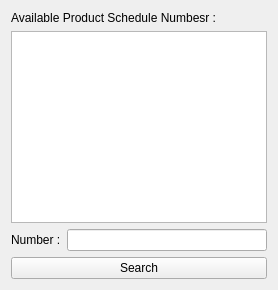
                     <widget class="QWidget" name="psn_page">
                      <attribute name="title">
                       <string>PSN</string>
                      </attribute>
                      <attribute name="toolTip">
                       <string>Product Schedule Number</string>
                      </attribute>
                      <layout class="QVBoxLayout" name="verticalLayout_7">
                       <item>
                        <widget class="QLabel" name="label_6">
                         <property name="text">
                          <string>Available Product Schedule Numbesr :</string>
                         </property>
                        </widget>
                       </item>
                       <item>
                        <widget class="QListWidget" name="list_ps_number"/>
                       </item>
                       <item>
                        <layout class="QHBoxLayout" name="horizontalLayout_10">
                         <item>
                          <widget class="QLabel" name="label_7">
                           <property name="text">
                            <string>Number :</string>
                           </property>
                          </widget>
                         </item>
                         <item>
                          <widget class="QLineEdit" name="line_search_psn">
                           <property name="minimumSize">
                            <size>
                             <width>150</width>
                             <height>5</height>
                            </size>
                           </property>
                          </widget>
                         </item>
                        </layout>
                       </item>
                       <item>
                        <widget class="QPushButton" name="btn_psn_search">
                         <property name="cursor">
                          <cursorShape>PointingHandCursor</cursorShape>
                         </property>
                         <property name="text">
                          <string>Search</string>
                         </property>
                        </widget>
                       </item>
                      </layout>
                     </widget>
